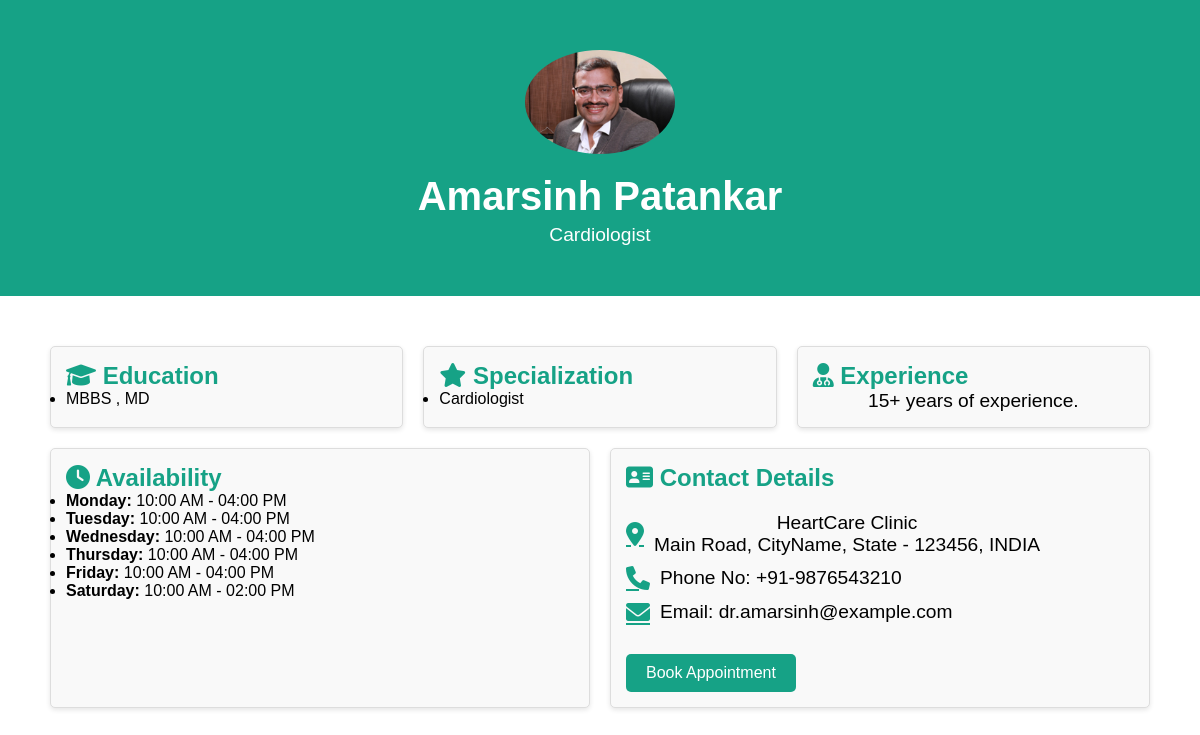
The app's page /doctors_profile/1/ with its own data.
### meds/models.py (models this page shows, shortened)
class Doctors(models.Model):
    user = models.OneToOneField(CustomUser, on_delete=models.CASCADE)
    degree = models.CharField(max_length=50)
    specialization = models.CharField(max_length=50)
    address = models.TextField()
    experience = models.TextField(max_length=5 , default=0)
    photo = models.ImageField(upload_to='profile_photos/')

class CustomUser(AbstractUser):
    username = None
    first_name = None
    last_name =  None
    full_name = models.CharField(max_length=50)
    email = models.EmailField(unique = True)
    phone = models.CharField( max_length=15)
    gender = models.CharField(choices=GENDER , max_length=20 , default="Not Specified")
    dob = models.DateField( default=default_dob)
    USERNAME_FIELD = 'email'
    REQUIRED_FIELDS = [ 'phone' , 'full_name']
    objects = CustomUserManager()

class Availability(models.Model):
    doctor = models.ForeignKey(Doctors, on_delete=models.CASCADE, related_name='availabilities')
    day_of_week = models.CharField(max_length=10, choices=[
        ('Monday', 'Monday'),
        ('Tuesday', 'Tuesday'),
        ('Wednesday', 'Wednesday'),
        ('Thursday', 'Thursday'),
        ('Friday', 'Friday'),
        ('Saturday', 'Saturday'),
        ('Sunday', 'Sunday')
    ])
    available_from = models.TimeField()
    available_to = models.TimeField()
    max_appointments = models.IntegerField( default=8)
    break_from = models.TimeField( auto_now=False, auto_now_add=False, default=time(13,0))
    break_to = models.TimeField(auto_now=False, auto_now_add=False , default=time(14,0))

### medigen_main/views.py (the view)
# urls.py: path("doctors_profile/<int:doctor_id>/" , views.doc_profile , name = 'doc_profile'),
def doc_profile(request , doctor_id):
    doctor = get_object_or_404(Doctors , id = doctor_id)
    availability = doctor.availabilities.all()
    context = {
        'doctor':doctor,
        'availability':availability
    }
    return render(request , 'doctor-profile.html' , context)

### templates/doctor-profile.html (shortened to what this page needs)
<!DOCTYPE html>
<html lang="en">
{% load static %}
<head>
    <link rel="stylesheet" href="https://cdnjs.cloudflare.com/ajax/libs/font-awesome/6.0.0-beta3/css/all.min.css">
    <link rel="stylesheet" href="{% static "styles.css" %}">
</head>
<body>
    <header>
        <img src="{{doctor.photo.url}}" alt="{{doctor.user.full_name}}">
        <div>
            <h1>{{doctor.user.full_name}}</h1>
            <p>{{doctor.specialization}}</p>
        </div>
    </header>
    <section class="doctor-details">
        <div class="container">
            <div class="doctor-info">
                <div class="info-box">
                    <h2><i class="fas fa-graduation-cap"></i> Education</h2>
                    <ul>
                        <li>{{doctor.degree}}</li>
                    </ul>
                </div>
                <div class="info-box">
                    <h2><i class="fas fa-star"></i> Specialization</h2>
                    <ul class="highlight">
                        <li>{{doctor.specialization}}</li>
                    </ul>
                </div>
                <div class="info-box">
                    <h2><i class="fas fa-user-md"></i> Experience</h2>
                    <p class="highlight">{{doctor.experience}}+ years of experience.</p>
                </div>
                <div class="info-box">
                    <h2><i class="fas fa-clock"></i> Availability</h2>
                    <ul>
                        {% for slot in availability %}
                        <li class="list-group-item">
                            <strong>{{ slot.day_of_week }}:</strong> {{ slot.available_from|time:"h:i A" }} - {{ slot.available_to|time:"h:i A" }}
                        </li>
                    {% endfor %}
                </ul>
                </div>
                <div class="info-box">
                    <h2><i class="fas fa-address-card"></i> Contact Details</h2>
                    <div class="contact-details">
                        <div class="contact-item">
                            <a href="#" class="fas fa-map-marker-alt"></a>
                            <p>HeartCare Clinic<br>Main Road, CityName, State - 123456, INDIA</p>
                        </div>
                        <div class="contact-item">
                            <a href="tel:+919876543210" class="fas fa-phone"></a>
                            <p>Phone No: +91-9876543210</p>
                        </div>
                        <div class="contact-item">
                            <a href="mailto:dr.amarsinh@example.com" class="fas fa-envelope"></a>
                            <p>Email: dr.amarsinh@example.com</p>
                        </div>
                    </div>
                    <a href ="{% url "meds:book_appointment" doctor.id %}" class="btn">Book Appointment</a>
                </div>
            </div>
        </div>
    </section>
</body>
</html>

### static/styles.css (style rules this page uses)
body, h1, h2, p, ul { margin: 0; padding: 0; font-family: Arial, sans-serif; }
header { display: flex; flex-direction: column; align-items: center; background-color: #16a286; color: white; padding: 50px; position: relative; }
header img { width: 150px; height: auto; border-radius: 100%; margin-bottom: 20px; }
h1 { font-size: 2.5em; margin-bottom: 5px; text-align: center; }
p { font-size: 1.2em; text-align: center; }
.doctor-details { padding: 20px; }
.container { display: flex; flex-wrap: wrap; justify-content: space-around; }
.doctor-info { padding: 20px; display: flex; flex-wrap: wrap; }
.info-box { background-color: #f9f9f9; border: 1px solid #ddd; border-radius: 5px; padding: 15px; margin: 10px; flex: 1 1 300px; box-shadow: 0 2px 5px rgba(0,0,0,0.1); }
.info-box h2 { color: #16a286; margin-top: 0; }
.highlight { color: black; }
.contact-details { margin-top: 20px; }
.contact-item { display: flex; align-items: center; margin-bottom: 10px; }
.contact-item a { color: #16a286; margin-right: 10px; font-size: 1.5em; }
.btn { display: inline-block; padding: 10px 20px; background-color: #16a286; color: white; text-decoration: none; border-radius: 5px; margin-top: 20px; }

### records on screen
Doctors: photo (picture), user.full_name "Amarsinh Patankar", specialization "Cardiologist", degree "MBBS , MD", experience "15"
Availability: day_of_week "Monday", available_from "10:00 AM", available_to "04:00 PM"
Availability: day_of_week "Tuesday", available_from "10:00 AM", available_to "04:00 PM"
Availability: day_of_week "Wednesday", available_from "10:00 AM", available_to "04:00 PM"
Availability: day_of_week "Thursday", available_from "10:00 AM", available_to "04:00 PM"
Availability: day_of_week "Friday", available_from "10:00 AM", available_to "04:00 PM"
Availability: day_of_week "Saturday", available_from "10:00 AM", available_to "02:00 PM"
